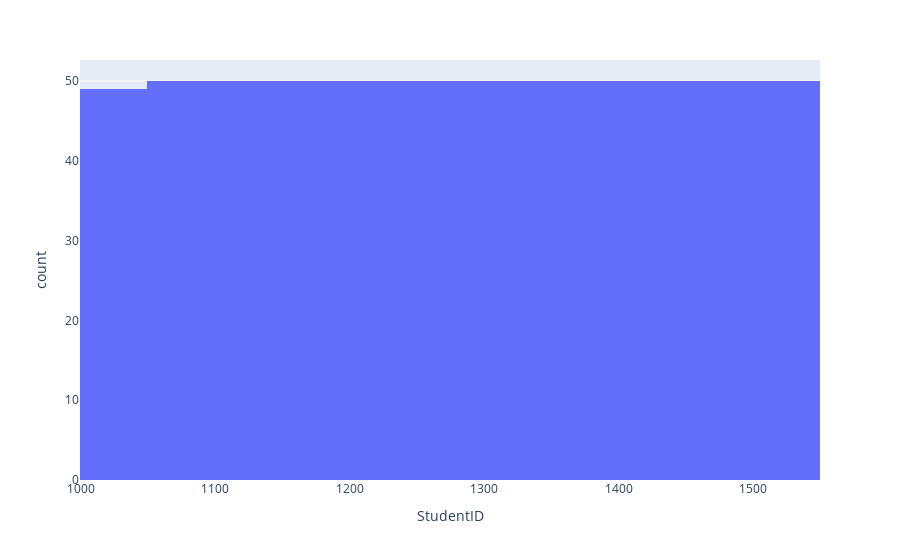

Source (notebook cell):
### Code cell
# check the distribution of the numeric variable
# wanted to see if anything was repeated, so don't have repeated measures
px.histogram(study_tech_data, x = "StudentID")

### Figure 1 — Plotly figure (JSON) as saved in the notebook; plotly's stock layout.template omitted (floating-point values rounded to 4 significant figures; data arrays with more than 128 entries replaced by an {"elided": "..."} marker saying what was removed)
{"data": [{"alignmentgroup": "True", "bingroup": "x", "hovertemplate": "StudentID=%{x}<br>count=%{y}<extra></extra>", "legendgroup": "", "marker": {"color": "#636efa", "pattern": {"shape": ""}}, "name": "", "offsetgroup": "", "orientation": "v", "showlegend": false, "type": "histogram", "x": {"elided": "549 int values"}, "xaxis": "x", "yaxis": "y"}], "layout": {"barmode": "relative", "legend": {"tracegroupgap": 0}, "margin": {"t": 60}, "xaxis": {"anchor": "y", "domain": [0, 1], "title": {"text": "StudentID"}}, "yaxis": {"anchor": "x", "domain": [0, 1], "title": {"text": "count"}}}}
